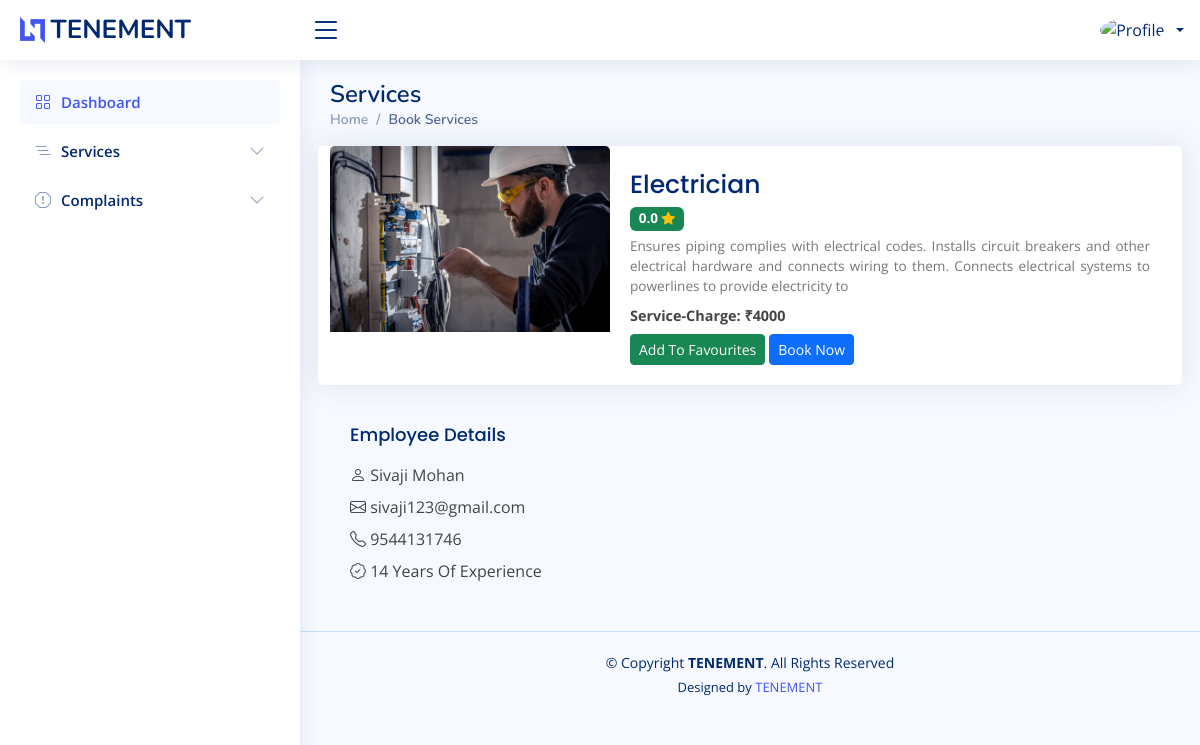
Page /user/serviceaction.php?serviceid=2 on the earlier database version.
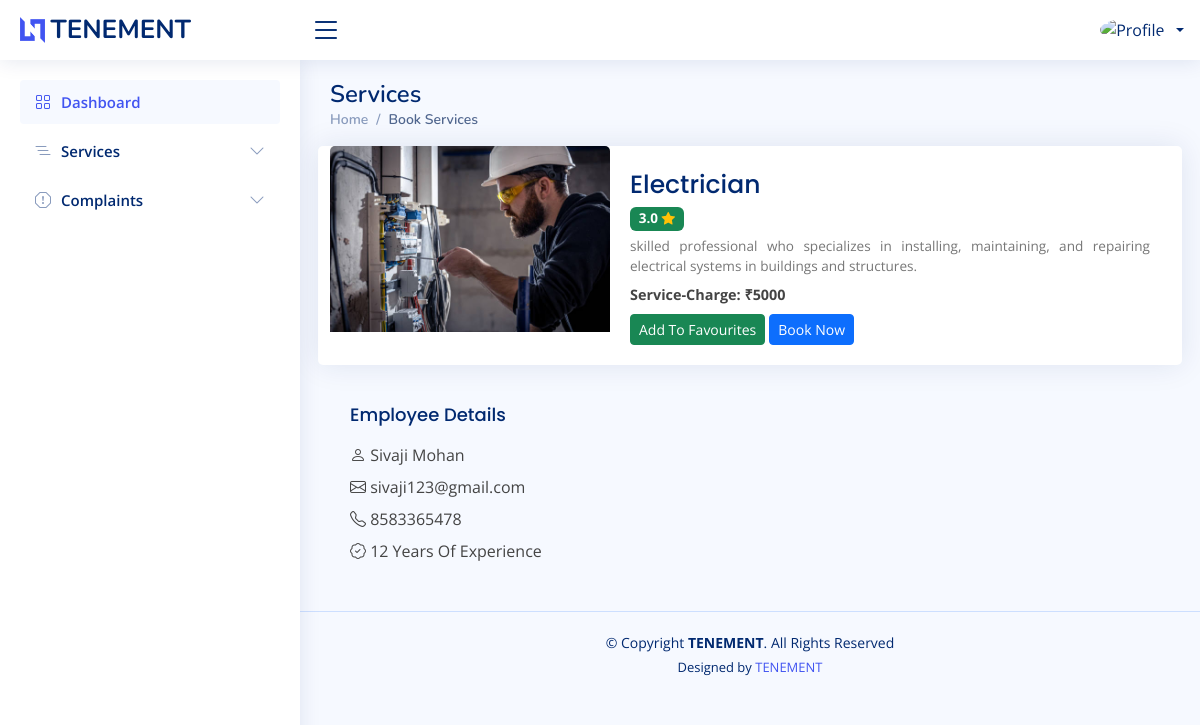
Same page on the later database version.
### tables this page shows
CREATE TABLE `addservice` (
  `serviceid` int(100) NOT NULL,
  `services` varchar(100) NOT NULL,
  `description` varchar(500) NOT NULL,
  `experience` varchar(100) NOT NULL,
  `rate` varchar(100) NOT NULL,
  `email` varchar(50) NOT NULL
);

CREATE TABLE `employee_register` (
  `fname` varchar(50) NOT NULL,
  `lname` varchar(50) NOT NULL,
  `housename` varchar(50) NOT NULL,
  `street` varchar(50) NOT NULL,
  `district` varchar(50) NOT NULL,
  `state` varchar(50) NOT NULL,
  `zip` int(30) NOT NULL,
  `dob` date NOT NULL,
  `gender` varchar(50) NOT NULL,
  `phonenumber` varchar(50) NOT NULL,
  `email` varchar(50) NOT NULL,
  `aadhar` varchar(50) NOT NULL,
  `password` varchar(50) NOT NULL,
  `img` varchar(50) NOT NULL DEFAULT 'default.png'
);

### connect.php (called while the page is built, shortened)
<?php
$dbname="tenement";
$conn=mysqli_connect("localhost","root","",$dbname);
function select_data($sql)
{
  global $conn;
  $res = mysqli_query($conn, $sql);
  if ($res)
    return $res;
  else
    return False;
}
?>

### user/serviceaction.php (the view, shortened to what this page needs)
<?php
require 'header.php';
$serviceid = $_GET['serviceid'];
?>
<main id="main" class="main">
  <div class="pagetitle">
    <h1>Services</h1>
    <nav>
      <ol class="breadcrumb">
        <li class="breadcrumb-item"><a href="index.php">Home</a></li>
        <li class="breadcrumb-item active">Book Services</li>
      </ol>
    </nav>
  </div>
  <?php
  $sql = "SELECT * FROM addservice WHERE serviceid='$serviceid'";
  $data = select_data($sql);
  $row = mysqli_fetch_assoc($data);
  ?>
<?php
$sql1 = "SELECT * FROM addservice a,employee_register r WHERE r.email=a.email";
$data1 = select_data($sql1);
$row1 = mysqli_fetch_assoc($data1);
$sql2="SELECT AVG(rating) AS average_rating FROM booking where serviceid='$serviceid'";
$data2=select_data($sql2);
$avg=mysqli_fetch_assoc($data2);
?>
  <section class="section">
    <div class="row align-items-top">
      <div class="card mb-3">
        <div class="row g-0">
          <div class="col-lg-4">
            <img src="../upload/service/add_service_<?php echo $row['serviceid']; ?>.jpg" class="card-img-top" alt="..." height="">
          </div>
          <div class="col-md-8">
            <div class="card-body">
              <p class="card-title" style="font-size: 25px;padding-bottom:0px;margin-bottom:0px"><?php echo $row['services'] ?></p>
              <p style="font-size: large;margin:0 0 5px;"> <span class="badge bg-success"><?php echo number_format($avg['average_rating'] , 1)?> <i class="bi bi-star-fill text-warning"></i></span></p>
              <p class="card-text mb-2" style="text-align: justify;font-size:85%;color:#777;"><?php echo $row['description']; ?></p>
              <p class="card-text mb-2" style="text-transform: capitalize;color:#444;font-size:90%;"> <b>Service-charge: ₹<?php echo $row['rate'] ?></b></p>
              <div class="btn-group">
              <a href="php/fav.php?serviceid=<?php echo $row['serviceid']?>&services=<?php echo $row['services'] ?>&fname=<?php echo $row1['fname'] ?>&lname=<?php echo $row1['lname'] ?>&description=<?php echo $row['description'] ?>&rate=<?php echo $row['rate'] ?>"  class="btn btn-success btn-sm">Add To Favourites</a>
              </div>
              <div class="btn-group">
                <a href="bookingaction.php?serviceid=<?php echo $serviceid ?>&services=<?php echo $row['services'] ?>&rate=<?php echo $row['rate'] ?>" class="btn btn-primary btn-sm"></i> Book Now</a>
              </div>
            </div>
          </div>
        </div>
      </div>
      <div class="col-md-6">
            <div class="card-body">
            <p class="card-title" style="padding-right:15%">Employee Details</p>
            <p class="card-text mb-2" ><b><i class="bi bi-person"></i></b> <?php echo $row1['fname']?> <?php echo $row1['lname']?></p>
            <p class="card-text mb-2" ><b><i class="bi bi-envelope"></i></b> <?php echo $row1['email']?></p>
            <p class="card-text mb-2" ><b><i class="bi bi-telephone"></i></b> <?php echo $row1['phonenumber']?></p>
            <p class="card-text mb-2" ><b><i class="bi bi-patch-check"></i></b> <?php echo $row1['experience']?> Years Of Experience</p>
            </div>
  </section>
</main>

Differences in the rows shown:
changed addservice "Electrician": description "Ensures piping complies with electrical codes. Installs circuit breakers and other electrical hardware and connects wiring to them. Connects electrical systems to powerlines to provide electricity to" → "skilled professional who specializes in installing, maintaining, and repairing electrical systems in buildings and structures."; rate "4000" → "5000"
changed employee_register "Sivaji": phonenumber "9544131746" → "8583365478"
changed addservice (number 2 of 2 on the later page): experience "14" → "12"
Other differences:
$avg['average_rating']: "0.0" → "3.0"
